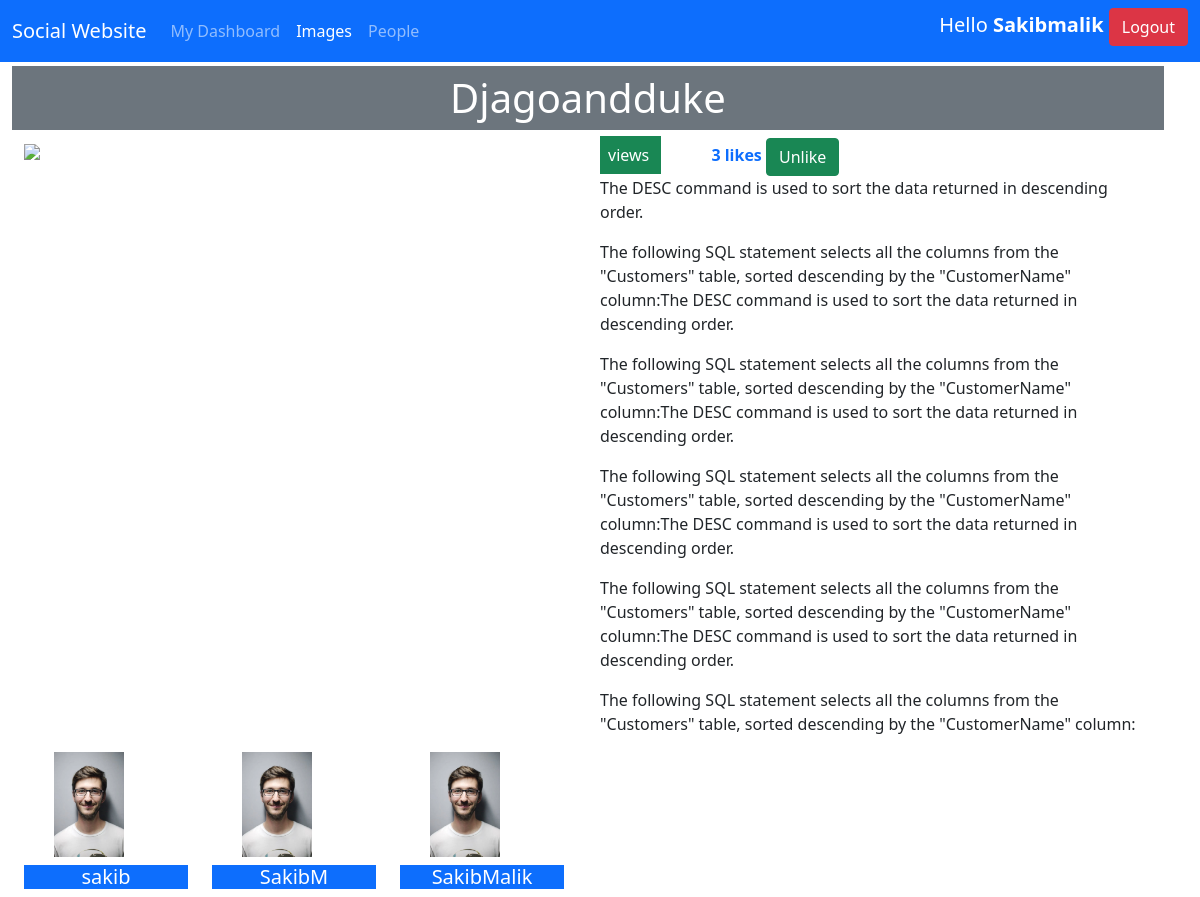
/images/detail/1/djagoandduke (signed in), run on the app's committed database.
### images/models.py (models this page shows, shortened)
class Image(models.Model):
    user = models.ForeignKey(settings.AUTH_USER_MODEL, related_name='images_created', on_delete=models.CASCADE)
    title = models.CharField(max_length=200)
    slug = models.SlugField(max_length=200, blank=True)
    url = models.URLField()
    image = models.ImageField(upload_to='images/%Y/%m/%d/')
    description = models.TextField(blank=True)
    created = models.DateField(auto_now_add=True, db_index=True)
    users_like = models.ManyToManyField(User, related_name='images_like')
    total_likes = models.PositiveIntegerField(db_index=True, default=0)

### account/models.py (models this page shows, shortened)
class Profile(models.Model):
    user = models.OneToOneField(User, on_delete=models.CASCADE)
    date_of_birth = models.DateField(blank=True, null=True)
    photo = models.ImageField(upload_to='users/%Y/%m/%d', blank=True)

### images/views.py (the view)
# urls.py: path('detail/<int:id>/<slug:slug>', views.image_detail, name='detail'),
def image_detail(request, id, slug):
    image = get_object_or_404(Image, id=id, slug=slug)
    total_views = r.incr('image:{}:views'.format(image.id))
    r.zincrby('image_ranking', image.id, 1)
    return render(request, 'images/image/detail.html',
                  {'image': image, 'section': 'images', 'total_views': total_views})

### images/templates/images/image/detail.html (shortened to what this page needs)
{% extends 'base.html' %}
{% load  thumbnail %}
{% block body %}
    <div class="container-fluid row">
        <h1 class="text-center p-2 text-white bg-secondary">{{ image.title|title }}</h1>
        <div class="col-6">
            {% thumbnail image.image "500" as im %}
                <a href="{{ image.image.url }}"><img src="{{ im.url }}">
                </a>
            {% endthumbnail %}
        </div>
        <div class="col-6">
            {% with total_likes=image.users_like.count users_like=image.users_like.all %}
                <div class="image-info">
                    <div>
                    <span class="count bg-success text-white p-2" style="margin-right: 50px">
                        {{ total_views }} view{{ total_views|pluralize }}
                    </span>
                        <span class="count text-primary fw-bold">
                    <span class="total"><b>{{ total_likes }}</b></span>
                    like{{ total_likes|pluralize }}
                    </span>
                        <a href="#" data-id="{{ image.id }}"
                           data-action="{% if request.user in users_like %}un{% endif %}like"
                           class="like button btn btn-success">
                            {% if request.user not in users_like %}
                                Like
                            {% else %}
                                Unlike
                            {% endif %}
                        </a>
                    </div>
                    {{ image.description|linebreaks }}
                </div>
            {% endwith %}
        </div>
        <div class="row">
            {% for user in image.users_like.all %}
                <div class="col-2">
                    <img src="{{ user.profile.photo.url }}" class="" width="70" style="margin-left: 30px;">
                    <h5 class="text-white bg-primary text-center mt-2">{{ user }}</h5>
                </div>
            {% empty %}
                <h5 class="text-white bg-primary p-2"> Nobody likes this image yet </h5>
            {% endfor %}
        </div>
    </div>
{% endblock %}

### account/templates/navbar.html (shortened to what this page needs)
<nav class="navbar navbar-expand-lg navbar-dark bg-primary">
    <div class="container-fluid text-center">
        <a class="navbar-brand text-center" href="{% url 'account:login' %}">Social Website</a>
        <div class="collapse navbar-collapse" id="navbarSupportedContent">
            <ul class="navbar-nav me-auto mb-2 mb-lg-0">
                {% if request.user.is_authenticated %}
                    <li class="nav-item">
                        <a class="nav-link {% if section == "dashboard" %} active {% endif %}" aria-current="page"
                           href="{% url 'account:dashboard' %}">My
                            Dashboard</a>
                    </li>
                    <li class="nav-item">
                        <a class="nav-link {% if section == "images" %} active {% endif %}" href="{% url 'images:list' %}">Images</a>
                    </li>
                    <li class="nav-item">
                        <a class="nav-link {% if section == "people" %} active {% endif %}" href="{% url 'account:user_list' %}">People</a>
                    </li>
                {% endif %}
            </ul>
            <div class="d-flex">
                {% if request.user.is_authenticated %}
                    <h5 class="text-white">Hello <b class="text-white">{{ request.user|title }}</b> <a
                            class="text-white btn btn-danger"
                            href="{% url 'account:logout' %}">Logout</a>
                    </h5>
                {% else %}
                    <h5 class="text-white"><a href="{% url 'account:login' %}"
                                              class="text-white btn-danger btn">Log-in</a></h5>
                    <h5 class="text-white" style="margin-left: 2px"><a href="{% url 'account:register' %}"
                                              class="text-white btn-danger btn">Sign-up</a></h5>
                {% endif %}
            </div>
        </div>
    </div>
</nav>

### data on the page
Image: title "Djagoandduke", description "The DESC command is used to sort the data returned in descending order. The following SQL statement selects all the columns from the \"Customers\" table, sorted descending by the \"CustomerName\" column:The DESC command is used to sort the data returned in descending order. The following SQL statement selects all the columns from the \"Customers\" table, sorted descending by the \"CustomerName\" column:The DESC command is used to sort the data returned in descending order. The following SQL statement selects all the columns from the \"Customers\" table, sorted descending by the \"CustomerName\" column:The DESC command is used to sort the data returned in descending order. The following SQL statement…"

### other printed values
{{ request.user|title }} "Sakibmalik"
{{ total_likes }} "3"
{{ user }} "sakib"
{{ user }} "SakibM"
{{ user }} "SakibMalik"
